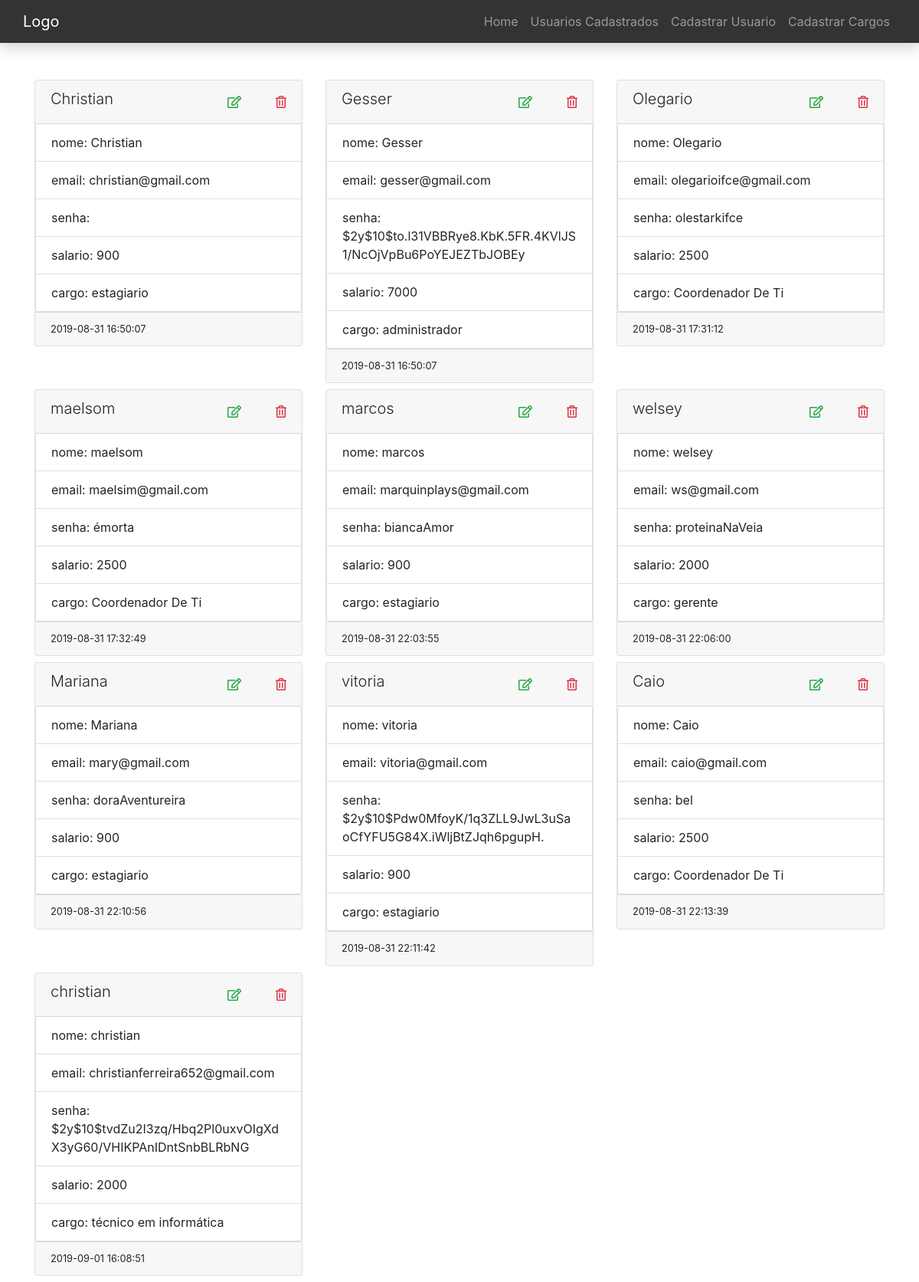
Page /gerenciamentoFuncionarios/listar.php on the committed database.
### tables this page shows
CREATE TABLE `usuario` (
  `id` int(11) NOT NULL,
  `nome` varchar(50) DEFAULT NULL,
  `funcao` int(11) NOT NULL,
  `email` varchar(50) NOT NULL,
  `senha` varchar(255) NOT NULL,
  `created` datetime DEFAULT current_timestamp(),
  `modified` datetime DEFAULT NULL
);

CREATE TABLE `cargos` (
  `id` int(11) NOT NULL,
  `cargo` varchar(100) DEFAULT NULL,
  `salario` float NOT NULL DEFAULT 1000
);

### gerenciamentoFuncionarios/Conn.php (called while the page is built)
<?php
class Conn
{
	public static $host = "localhost";
	public static $dbname = "innerjoin";
	public static $user = "root";
	public static $pass = "";
	private static $conn = null;
	private static function conectar()
	{
		if(self::$conn === null):
			try {
				self::$conn = new PDO('mysql:host='.self::$host.';dbname='.self::$dbname,self::$user,self::$pass);
			} catch (Exception $e) {
				header("Location: erro.php");
			}
		endif;
		return self::$conn;
	}
	public function getConn()
	{
		return self::conectar();
	}
}

### gerenciamentoFuncionarios/listar.php (the view, shortened to what this page needs)
<!DOCTYPE html>
<html lang="pt-br">
<head>
	<link rel="stylesheet" href="css/bootstrap.min.css">
	<link rel="stylesheet" href="css/custom.css">
	<link rel="stylesheet" href="fa/css/all.css">
</head>
<body>
	<nav class="container-fluid shadow navbar navbar-dark navbar-expand-lg bg-nav mb-5">
		<div class="container p-0">
			<a href="#" class="navbar-brand">Logo</a>
			<div class="collapse d-lg-flex justify-content-end navbar-collapse" id="menu">
				<ul class="nav navbar-nav">
					<li class="nav-item"><a href="index.php" class="nav-link">Home</a></li>
					<li class="nav-item"><a href="listar.php" class="nav-link">Usuarios Cadastrados</a></li>
					<li class="nav-item"><a href="cadastrarUser.php" class="nav-link">Cadastrar Usuario</a></li>
					<li class="nav-item"><a href="cadastrarCargo.php" class="nav-link">Cadastrar Cargos</a></li>
				</ul>
			</div>
		</div>
	</nav>
<?php
require_once "Conn.php";
$c = new Conn();
$sql = "SELECT user.id,user.modified,user.created,user.nome, user.email, user.senha, emprego.salario, emprego.cargo FROM usuario as user INNER JOIN cargos as emprego on user.funcao = emprego.id;";
$select = $c->getConn()->prepare($sql);
$select->execute();
 ?>
	<section class="container-fluid">
		<div class="container">
			<div class="row">
				<?php while($row = $select->fetch(PDO::FETCH_ASSOC)): ?>
				<div class="col-4 mb-2">
					<div class="card">
						<div class="card-header d-flex justify-content-between align-items-center">
							<h3 class="lead"><?php echo $row['nome']; ?></h3>
							<div class="w-25 d-flex justify-content-between">
								<a href="updateUser.php?id=<?php echo $row['id'];?>">
									<i class="far fa-edit text-success"></i>
								</a>
								<a href="deleteUser.php?id=<?php echo $row['id'];?>">
									<i class="far fa-trash-alt text-danger"></i>
								</a>
							</div>
						</div>
						<ul class="list-group">
							<li class="list-group-item">nome: <?php echo $row['nome']; ?></li>
							<li class="list-group-item">email: <?php echo $row['email']; ?></li>
							<li class="list-group-item">senha: <?php echo $row['senha']; ?></li>
							<li class="list-group-item">salario: <?php echo $row['salario']; ?></li>
							<li class="list-group-item">cargo: <?php echo $row['cargo']; ?></li>
						</ul>
						<div class="card-footer d-flex justify-content-between">
							<small>
								<?php echo $row['created']; ?>
							</small>
						</div>
					</div>
				</div>
				<?php endwhile; ?>
			</div>
		</div>
	</section>
</body>
</html>

### gerenciamentoFuncionarios/css/custom.css (style rules this page uses)
.bg-nav { background-color: rgba(0,0,0,0.8) !important; }

### gerenciamentoFuncionarios/fa/css/all.css (style rules this page uses)
.fa, .fas, .far, .fal, .fad, .fab { -moz-osx-font-smoothing: grayscale; -webkit-font-smoothing: antialiased; display: inline-block; font-style: normal; font-variant: normal; text-rendering: auto; line-height: 1; }
.fa-edit:before { content: "\f044"; }
.fa-trash-alt:before { content: "\f2ed"; }
.far { font-family: 'Font Awesome 5 Free'; font-weight: 400; }

### rows in the picture
usuario: nome "Christian", email "christian@gmail.com", cargos.salario "900", cargos.cargo "estagiario", created "2019-08-31 16:50:07"
usuario: nome "Gesser", email "gesser@gmail.com", senha "$2y$10$to.l31VBBRye8.KbK.5FR.4KVlJS1/NcOjVpBu6PoYEJEZTbJOBEy", cargos.salario "7000", cargos.cargo "administrador", created "2019-08-31 16:50:07"
usuario: nome "Olegario", email "olegarioifce@gmail.com", senha "olestarkifce", cargos.salario "2500", cargos.cargo "Coordenador De Ti", created "2019-08-31 17:31:12"
usuario: nome "maelsom", email "maelsim@gmail.com", senha "émorta", cargos.salario "2500", cargos.cargo "Coordenador De Ti", created "2019-08-31 17:32:49"
usuario: nome "marcos", email "marquinplays@gmail.com", senha "biancaAmor", cargos.salario "900", cargos.cargo "estagiario", created "2019-08-31 22:03:55"
usuario: nome "welsey", email "ws@gmail.com", senha "proteinaNaVeia", cargos.salario "2000", cargos.cargo "gerente", created "2019-08-31 22:06:00"
usuario: nome "Mariana", email "mary@gmail.com", senha "doraAventureira", cargos.salario "900", cargos.cargo "estagiario", created "2019-08-31 22:10:56"
usuario: nome "vitoria", email "vitoria@gmail.com", senha "$2y$10$Pdw0MfoyK/1q3ZLL9JwL3uSaoCfYFU5G84X.iWljBtZJqh6pgupH.", cargos.salario "900", cargos.cargo "estagiario", created "2019-08-31 22:11:42"
usuario: nome "Caio", email "caio@gmail.com", senha "bel", cargos.salario "2500", cargos.cargo "Coordenador De Ti", created "2019-08-31 22:13:39"
usuario: nome "christian", email "christianferreira652@gmail.com", senha "$2y$10$tvdZu2I3zq/Hbq2Pl0uxvOIgXdX3yG60/VHIKPAnIDntSnbBLRbNG", cargos.salario "2000", cargos.cargo "técnico em informática", created "2019-09-01 16:08:51"
